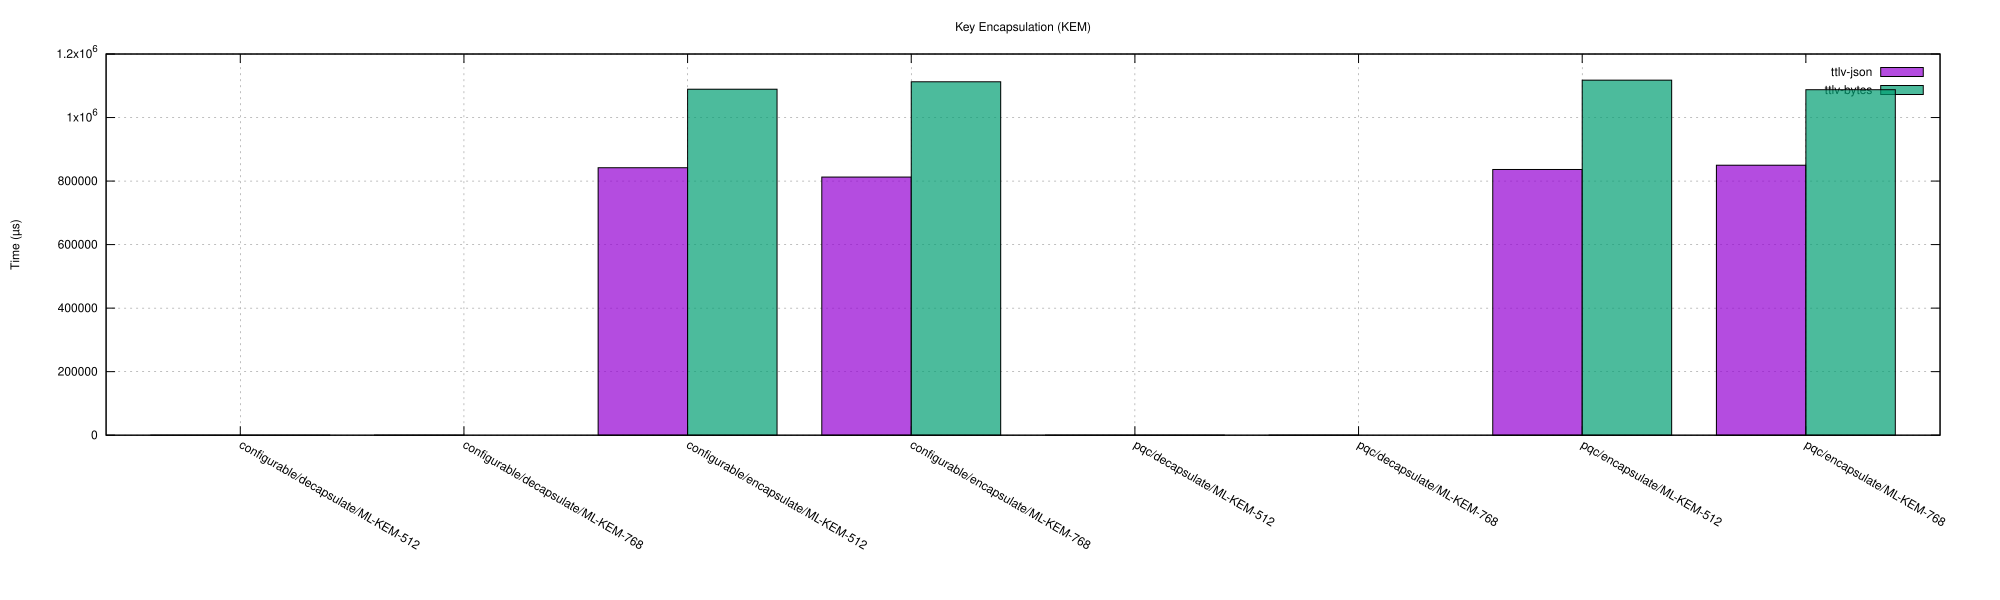

The gnuplot source for this figure:
set terminal svg size 2000,600 enhanced font 'Helvetica,12'
set output 'kem.svg'
set title 'Key Encapsulation (KEM)'
set grid
set ylabel 'Time (µs)'
set style data boxes
set style fill solid 0.7 border -1
set boxwidth 0.400
set grid ytics
set key top right
set xtics rotate by -30
set xtics ("configurable/decapsulate/ML-KEM-512" 0, "configurable/decapsulate/ML-KEM-768" 1, "configurable/encapsulate/ML-KEM-512" 2, "configurable/encapsulate/ML-KEM-768" 3, "pqc/decapsulate/ML-KEM-512" 4, "pqc/decapsulate/ML-KEM-768" 5, "pqc/encapsulate/ML-KEM-512" 6, "pqc/encapsulate/ML-KEM-768" 7)
plot 'kem.dat' using ($1+-0.200):2 with boxes lw 1 title 'ttlv-json', \
     'kem.dat' using ($1+0.200):3 with boxes lw 1 title 'ttlv-bytes'
